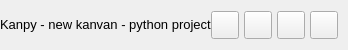
           <widget class="QFrame" name="contentTopBg">
            <property name="minimumSize">
             <size>
              <width>0</width>
              <height>50</height>
             </size>
            </property>
            <property name="maximumSize">
             <size>
              <width>16777215</width>
              <height>50</height>
             </size>
            </property>
            <property name="frameShape">
             <enum>QFrame::NoFrame</enum>
            </property>
            <property name="frameShadow">
             <enum>QFrame::Raised</enum>
            </property>
            <layout class="QHBoxLayout" name="horizontalLayout">
             <property name="spacing">
              <number>0</number>
             </property>
             <property name="leftMargin">
              <number>0</number>
             </property>
             <property name="topMargin">
              <number>0</number>
             </property>
             <property name="rightMargin">
              <number>10</number>
             </property>
             <property name="bottomMargin">
              <number>0</number>
             </property>
             <item>
              <widget class="QFrame" name="leftBox">
               <property name="sizePolicy">
                <sizepolicy hsizetype="Expanding" vsizetype="Preferred">
                 <horstretch>0</horstretch>
                 <verstretch>0</verstretch>
                </sizepolicy>
               </property>
               <property name="frameShape">
                <enum>QFrame::NoFrame</enum>
               </property>
               <property name="frameShadow">
                <enum>QFrame::Raised</enum>
               </property>
               <layout class="QHBoxLayout" name="horizontalLayout_3">
                <property name="spacing">
                 <number>0</number>
                </property>
                <property name="leftMargin">
                 <number>0</number>
                </property>
                <property name="topMargin">
                 <number>0</number>
                </property>
                <property name="rightMargin">
                 <number>0</number>
                </property>
                <property name="bottomMargin">
                 <number>0</number>
                </property>
                <item>
                 <widget class="QLabel" name="titleRightInfo">
                  <property name="sizePolicy">
                   <sizepolicy hsizetype="Preferred" vsizetype="Expanding">
                    <horstretch>0</horstretch>
                    <verstretch>0</verstretch>
                   </sizepolicy>
                  </property>
                  <property name="maximumSize">
                   <size>
                    <width>16777215</width>
                    <height>45</height>
                   </size>
                  </property>
                  <property name="font">
                   <font>
                    <family>Segoe UI</family>
                    <pointsize>10</pointsize>
                    <italic>false</italic>
                    <bold>false</bold>
                   </font>
                  </property>
                  <property name="text">
                   <string>Kanpy - new kanvan - python project</string>
                  </property>
                  <property name="alignment">
                   <set>Qt::AlignLeading|Qt::AlignLeft|Qt::AlignVCenter</set>
                  </property>
                 </widget>
                </item>
               </layout>
              </widget>
             </item>
             <item alignment="Qt::AlignRight">
              <widget class="QFrame" name="rightButtons">
               <property name="minimumSize">
                <size>
                 <width>0</width>
                 <height>28</height>
                </size>
               </property>
               <property name="frameShape">
                <enum>QFrame::NoFrame</enum>
               </property>
               <property name="frameShadow">
                <enum>QFrame::Raised</enum>
               </property>
               <layout class="QHBoxLayout" name="horizontalLayout_2">
                <property name="spacing">
                 <number>5</number>
                </property>
                <property name="leftMargin">
                 <number>0</number>
                </property>
                <property name="topMargin">
                 <number>0</number>
                </property>
                <property name="rightMargin">
                 <number>0</number>
                </property>
                <property name="bottomMargin">
                 <number>0</number>
                </property>
                <item>
                 <widget class="QPushButton" name="settingsTopBtn">
                  <property name="minimumSize">
                   <size>
                    <width>28</width>
                    <height>28</height>
                   </size>
                  </property>
                  <property name="maximumSize">
                   <size>
                    <width>28</width>
                    <height>28</height>
                   </size>
                  </property>
                  <property name="cursor">
                   <cursorShape>PointingHandCursor</cursorShape>
                  </property>
                  <property name="toolTip">
                   <string>Settings</string>
                  </property>
                  <property name="text">
                   <string/>
                  </property>
                  <property name="icon">
                   <iconset resource="resources.qrc">
                    <normaloff>:/icons/images/icons/icon_settings.png</normaloff>:/icons/images/icons/icon_settings.png</iconset>
                  </property>
                  <property name="iconSize">
                   <size>
                    <width>20</width>
                    <height>20</height>
                   </size>
                  </property>
                 </widget>
                </item>
                <item>
                 <widget class="QPushButton" name="minimizeAppBtn">
                  <property name="minimumSize">
                   <size>
                    <width>28</width>
                    <height>28</height>
                   </size>
                  </property>
                  <property name="maximumSize">
                   <size>
                    <width>28</width>
                    <height>28</height>
                   </size>
                  </property>
                  <property name="cursor">
                   <cursorShape>PointingHandCursor</cursorShape>
                  </property>
                  <property name="toolTip">
                   <string>Minimize</string>
                  </property>
                  <property name="text">
                   <string/>
                  </property>
                  <property name="icon">
                   <iconset resource="resources.qrc">
                    <normaloff>:/icons/images/icons/icon_minimize.png</normaloff>:/icons/images/icons/icon_minimize.png</iconset>
                  </property>
                  <property name="iconSize">
                   <size>
                    <width>20</width>
                    <height>20</height>
                   </size>
                  </property>
                 </widget>
                </item>
                <item>
                 <widget class="QPushButton" name="maximizeRestoreAppBtn">
                  <property name="minimumSize">
                   <size>
                    <width>28</width>
                    <height>28</height>
                   </size>
                  </property>
                  <property name="maximumSize">
                   <size>
                    <width>28</width>
                    <height>28</height>
                   </size>
                  </property>
                  <property name="font">
                   <font>
                    <family>Segoe UI</family>
                    <pointsize>10</pointsize>
                    <italic>false</italic>
                    <bold>false</bold>
                    <stylestrategy>PreferDefault</stylestrategy>
                   </font>
                  </property>
                  <property name="cursor">
                   <cursorShape>PointingHandCursor</cursorShape>
                  </property>
                  <property name="toolTip">
                   <string>Maximize</string>
                  </property>
                  <property name="text">
                   <string/>
                  </property>
                  <property name="icon">
                   <iconset resource="resources.qrc">
                    <normaloff>:/icons/images/icons/icon_maximize.png</normaloff>:/icons/images/icons/icon_maximize.png</iconset>
                  </property>
                  <property name="iconSize">
                   <size>
                    <width>20</width>
                    <height>20</height>
                   </size>
                  </property>
                 </widget>
                </item>
                <item>
                 <widget class="QPushButton" name="closeAppBtn">
                  <property name="minimumSize">
                   <size>
                    <width>28</width>
                    <height>28</height>
                   </size>
                  </property>
                  <property name="maximumSize">
                   <size>
                    <width>28</width>
                    <height>28</height>
                   </size>
                  </property>
                  <property name="cursor">
                   <cursorShape>PointingHandCursor</cursorShape>
                  </property>
                  <property name="toolTip">
                   <string>Close</string>
                  </property>
                  <property name="text">
                   <string/>
                  </property>
                  <property name="icon">
                   <iconset resource="resources.qrc">
                    <normaloff>:/icons/images/icons/icon_close.png</normaloff>:/icons/images/icons/icon_close.png</iconset>
                  </property>
                  <property name="iconSize">
                   <size>
                    <width>20</width>
                    <height>20</height>
                   </size>
                  </property>
                 </widget>
                </item>
               </layout>
              </widget>
             </item>
            </layout>
           </widget>
